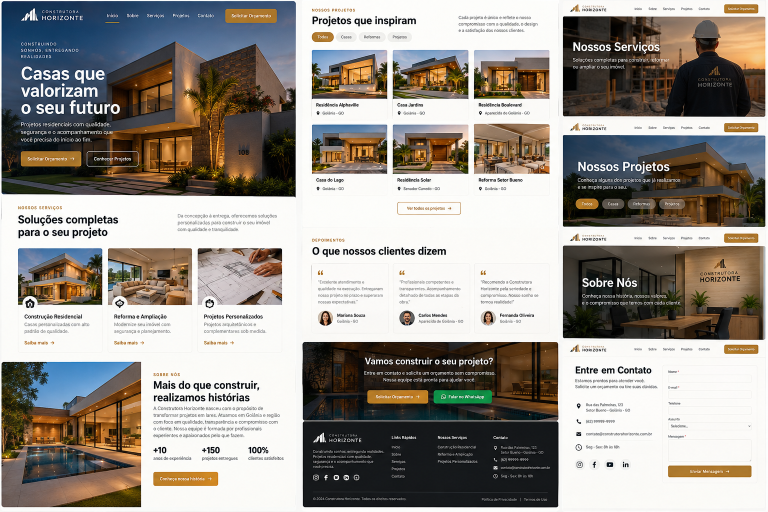
#> input picture duzeck-wordpress-site-builder/examples/construtora-horizonte/reference.png, 1536 x 1024 px (shown at 1/2 size)
$ python make_site_icon.py --source ../examples/construtora-horizonte/reference.png --out out.png
#> lines starting #> are read from the running program, lines starting #| are printed output that depends on the picture; after the words box and inside, x2 and y2 are one past the last pixel; in counts of white or black regions, pixels touching at a corner belong together
#!/usr/bin/env python3
"""
Prepara o Icone do site a partir do simbolo do logo (references/site-icon.md).

O Icone do site do WordPress (Aparencia > Personalizar > Identidade do site)
gera o favicon, o icone do celular e o do manifesto - e continua editavel
pelo administrador. Este script entrega a imagem certa para ele: quadrada,
512x512, simbolo centralizado com respiro e FUNDO SOLIDO (o iPhone pinta de
preto o fundo transparente do icone).

Uso:
    python make_site_icon.py --source logo.png --out site-icon.png \
        [--box x,y,largura,altura] [--background "#FDFDFB"] [--padding 0.14] \
        [--project C:/wamp64/www/meu-site]

  --box       recorta o simbolo de uma imagem maior (ex.: a referencia),
              nas mesmas coordenadas de reference_map.box
  --keep-color  simbolo sobre foto (logo branco no header transparente):
              mantem so os pixels dessa cor - o fundo da foto sai
  --project   importa na Midia e define como Icone do site (WP-CLI)

Use so o SIMBOLO (sem o nome da empresa): em 16-32px texto vira borrao.
"""
import argparse
import subprocess
import sys
from pathlib import Path

sys.path.insert(0, str(Path(__file__).resolve().parent))
import _wpcli  # noqa: E402

try:
    from PIL import Image, ImageChops
except ImportError:
    sys.exit("Pillow ausente: pip install pillow")


def parse_hex(value):
    v = value.lstrip("#")
    if len(v) == 3:
        v = "".join(c * 2 for c in v)
    return tuple(int(v[i:i + 2], 16) for i in (0, 2, 4))


def trim(im, bg):
    """Corta a margem: transparencia ou a cor do canto (fundo da referencia)."""
#> called with bg = '#FFFFFF'
    if im.mode == "RGBA" and im.getextrema()[3][0] < 255:
        box = im.getchannel("A").point(lambda a: 255 if a > 8 else 0).getbbox()
    else:
        rgb = im.convert("RGB")
#> rgb is the input picture: PIL image 1536x1024 RGB; mean R, G, B 153.6, 148.3, 141.8
        corner = rgb.getpixel((0, 0))
#> corner = (248, 250, 247)
        diff = ImageChops.difference(rgb, Image.new("RGB", rgb.size, corner)).convert("L").point(lambda d: 255 if d > 24 else 0)
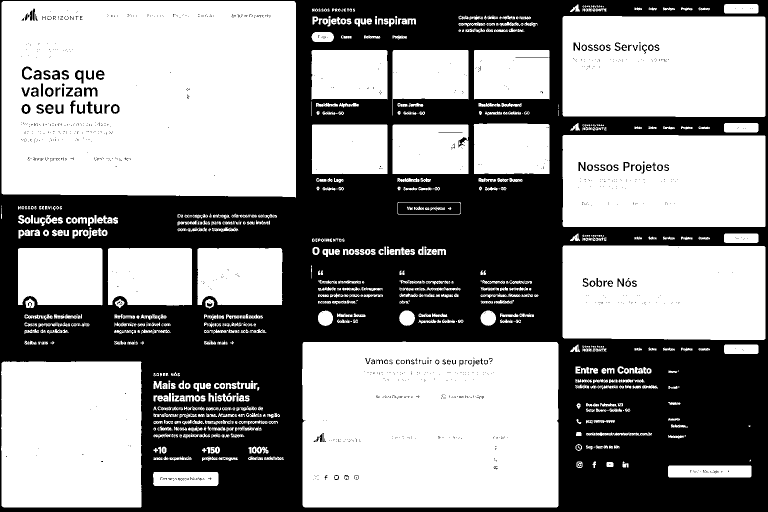
#> diff: PIL image 1536x1024 L (shown at 1/2 size); 57.8% white; 2169 black regions (2047 under 20 px), largest, box (x1, y1, x2, y2) and area: (0, 0, 1536, 1024) 647933, (796, 405, 921, 428) 2557, (168, 175, 195, 193) 268
        box = diff.getbbox()
#> box = (2, 2, 1531, 1015)
    return im.crop(box) if box else im
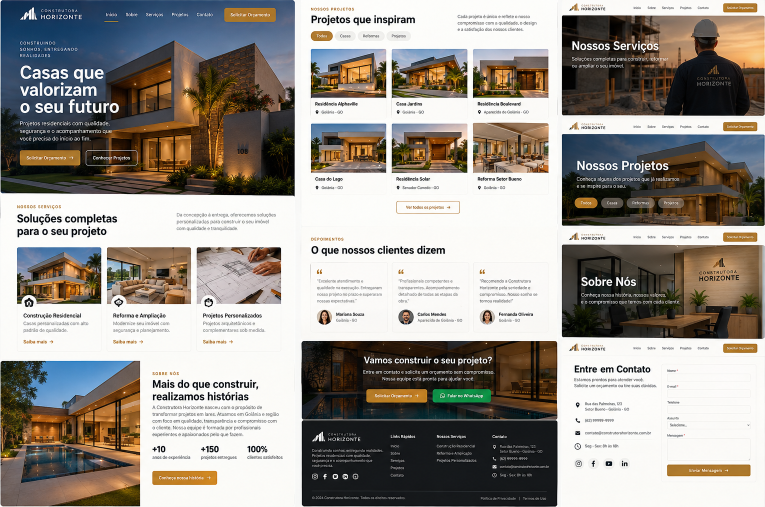
#> returned value: PIL image 1529x1013 RGBA (shown at 1/2 size); mean R, G, B, A 152.1, 146.8, 140.1, 255


def main():
    ap = argparse.ArgumentParser(description=__doc__, formatter_class=argparse.RawDescriptionHelpFormatter)
    ap.add_argument("--source", required=True)
    ap.add_argument("--out", required=True)
    ap.add_argument("--box", help="x,y,largura,altura")
    ap.add_argument("--background", default="#FFFFFF", help="cor solida do fundo (use a do logo/fundo do site)")
    ap.add_argument("--padding", type=float, default=0.14, help="respiro em cada lado (fracao, padrao 0.14)")
    ap.add_argument("--keep-color", help="cor do simbolo (ex.: #FFFFFF) quando ele esta sobre foto: o resto e descartado")
    ap.add_argument("--tolerance", type=float, default=60, help="distancia de cor aceita em --keep-color (padrao 60)")
    ap.add_argument("--project", help="pasta do WordPress: importa e define como Icone do site")
    args = ap.parse_args()

    im = Image.open(args.source).convert("RGBA")
    if args.box:
        x, y, w, h = (int(v) for v in args.box.split(","))
        im = im.crop((x, y, x + w, y + h))
    if args.keep_color:
        # Logo sobre foto (header transparente): fica so o que tem a cor do
        # simbolo; o resto vira transparente. Borda suave pela distancia.
        target = parse_hex(args.keep_color)
        px = im.load()
        for yy in range(im.height):
            for xx in range(im.width):
                r, g, b, a = px[xx, yy]
                dist = ((r - target[0]) ** 2 + (g - target[1]) ** 2 + (b - target[2]) ** 2) ** 0.5
                alpha = 255 if dist <= args.tolerance else max(0, 255 - int((dist - args.tolerance) * 4))
                px[xx, yy] = (target[0], target[1], target[2], min(a, alpha))
    im = trim(im, args.background)
    if min(im.size) < 64:
        print(f"Aviso: simbolo pequeno ({im.size[0]}x{im.size[1]}px) - o icone fica borrado; prefira o logo em alta (SVG/PNG do cliente).")
    side = 512
    inner = round(side * (1 - 2 * args.padding))
    scale = inner / max(im.size)
#> scale = 0.241
    sym = im.resize((max(1, round(im.width * scale)), max(1, round(im.height * scale))), Image.LANCZOS)
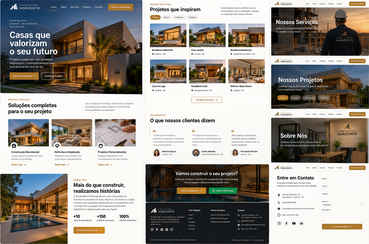
#> sym: PIL image 369x244 RGBA; mean R, G, B, A 151.8, 146.5, 140, 255
    canvas = Image.new("RGBA", (side, side), parse_hex(args.background) + (255,))
#> canvas: PIL image 512x512 RGBA; every value is 255
    canvas.alpha_composite(sym, ((side - sym.width) // 2, (side - sym.height) // 2))
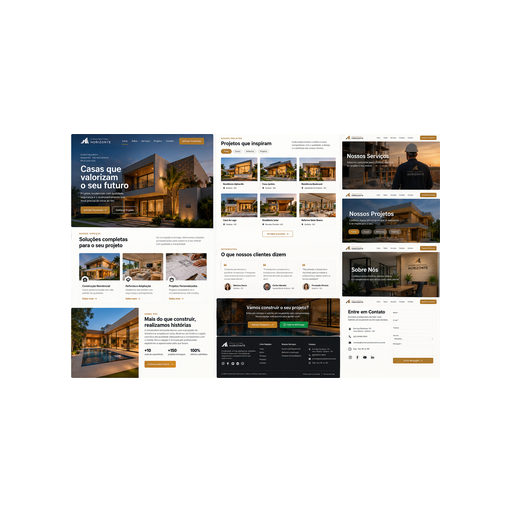
#> canvas: PIL image 512x512 RGBA; mean R, G, B, A 219.6, 217.7, 215.5, 255
    out = Path(args.out)
    out.parent.mkdir(parents=True, exist_ok=True)
    canvas.convert("RGB").save(out, "PNG", optimize=True)
    print(f"Gerado: {out} (512x512, fundo {args.background})")

    if args.project:
        def wp(*a):
            r = subprocess.run(_wpcli.resolve(["wp", *a]), cwd=args.project, capture_output=True, text=True)
            if r.returncode != 0:
                sys.exit(f"WP-CLI falhou: {(r.stderr or r.stdout).strip()[:300]}")
            return r.stdout.strip()
        att = wp("media", "import", str(out.resolve()), "--title=Ícone do site", "--porcelain")
        wp("option", "update", "site_icon", att)
        print(f"Icone do site definido (anexo {att}) - o administrador troca em Aparencia > Personalizar > Identidade do site.")


if __name__ == "__main__":
    main()
